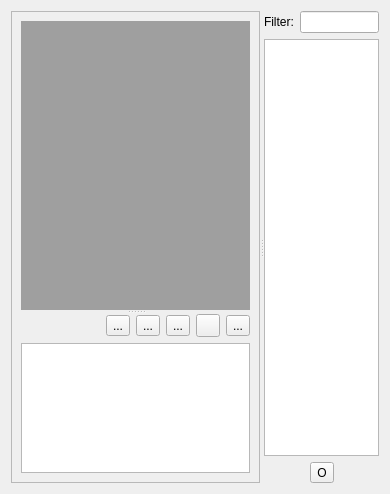
<?xml version="1.0" encoding="UTF-8"?>
<ui version="4.0">
 <class>grass_mdi</class>
 <widget class="QWidget" name="grass_mdi">
  <property name="geometry">
   <rect>
    <x>0</x>
    <y>0</y>
    <width>390</width>
    <height>494</height>
   </rect>
  </property>
  <property name="windowTitle">
   <string>Form</string>
  </property>
  <layout class="QVBoxLayout" name="verticalLayout_3">
   <item>
    <widget class="QSplitter" name="splitter_2">
     <property name="orientation">
      <enum>Qt::Horizontal</enum>
     </property>
     <widget class="QFrame" name="frame">
      <property name="frameShape">
       <enum>QFrame::StyledPanel</enum>
      </property>
      <property name="frameShadow">
       <enum>QFrame::Raised</enum>
      </property>
      <layout class="QVBoxLayout" name="verticalLayout_2">
       <item>
        <widget class="QSplitter" name="splitter">
         <property name="orientation">
          <enum>Qt::Vertical</enum>
         </property>
         <widget class="QMdiArea" name="grassTools">
          <property name="sizePolicy">
           <sizepolicy hsizetype="Expanding" vsizetype="Expanding">
            <horstretch>0</horstretch>
            <verstretch>0</verstretch>
           </sizepolicy>
          </property>
          <property name="minimumSize">
           <size>
            <width>0</width>
            <height>0</height>
           </size>
          </property>
          <property name="maximumSize">
           <size>
            <width>16777215</width>
            <height>16777215</height>
           </size>
          </property>
          <property name="contextMenuPolicy">
           <enum>Qt::DefaultContextMenu</enum>
          </property>
          <property name="verticalScrollBarPolicy">
           <enum>Qt::ScrollBarAsNeeded</enum>
          </property>
          <property name="horizontalScrollBarPolicy">
           <enum>Qt::ScrollBarAsNeeded</enum>
          </property>
          <property name="activationOrder">
           <enum>QMdiArea::StackingOrder</enum>
          </property>
          <property name="tabsMovable">
           <bool>true</bool>
          </property>
         </widget>
         <widget class="QWidget" name="verticalLayoutWidget">
          <layout class="QVBoxLayout" name="verticalLayout">
           <item>
            <layout class="QHBoxLayout" name="horizontalLayout">
             <item>
              <spacer name="horizontalSpacer">
               <property name="orientation">
                <enum>Qt::Horizontal</enum>
               </property>
               <property name="sizeHint" stdset="0">
                <size>
                 <width>40</width>
                 <height>20</height>
                </size>
               </property>
              </spacer>
             </item>
             <item>
              <widget class="QToolButton" name="zoom_in">
               <property name="toolTip">
                <string>Increase font size</string>
               </property>
               <property name="text">
                <string>...</string>
               </property>
               <property name="icon">
                <iconset resource="../resources.qrc">
                 <normaloff>:/icons/qtui/icons/mActionIncreaseFont.svg</normaloff>:/icons/qtui/icons/mActionIncreaseFont.svg</iconset>
               </property>
               <property name="autoRepeat">
                <bool>true</bool>
               </property>
              </widget>
             </item>
             <item>
              <widget class="QToolButton" name="zoom_out">
               <property name="toolTip">
                <string>Decrease font size</string>
               </property>
               <property name="text">
                <string>...</string>
               </property>
               <property name="icon">
                <iconset resource="../resources.qrc">
                 <normaloff>:/icons/qtui/icons/mActionDecreaseFont.svg</normaloff>:/icons/qtui/icons/mActionDecreaseFont.svg</iconset>
               </property>
               <property name="autoRepeat">
                <bool>true</bool>
               </property>
              </widget>
             </item>
             <item>
              <widget class="QToolButton" name="selectAll">
               <property name="toolTip">
                <string>Select all</string>
               </property>
               <property name="text">
                <string>...</string>
               </property>
               <property name="icon">
                <iconset resource="../resources.qrc">
                 <normaloff>:/icons/qtui/icons/maximize.svg</normaloff>:/icons/qtui/icons/maximize.svg</iconset>
               </property>
              </widget>
             </item>
             <item>
              <widget class="QToolButton" name="copy">
               <property name="toolTip">
                <string>Copy selection</string>
               </property>
               <property name="text">
                <string/>
               </property>
               <property name="icon">
                <iconset resource="../resources.qrc">
                 <normaloff>:/icons/qtui/icons/copy.svg</normaloff>:/icons/qtui/icons/copy.svg</iconset>
               </property>
              </widget>
             </item>
             <item>
              <widget class="QToolButton" name="clear">
               <property name="toolTip">
                <string>Clear all</string>
               </property>
               <property name="text">
                <string>...</string>
               </property>
               <property name="icon">
                <iconset resource="../resources.qrc">
                 <normaloff>:/icons/qtui/icons/eraser.svg</normaloff>:/icons/qtui/icons/eraser.svg</iconset>
               </property>
              </widget>
             </item>
            </layout>
           </item>
           <item>
            <widget class="QTextEdit" name="gis_tool_report"/>
           </item>
          </layout>
         </widget>
        </widget>
       </item>
      </layout>
     </widget>
     <widget class="QWidget" name="verticalLayoutWidget_2">
      <layout class="QVBoxLayout" name="grass_layers_layout">
       <item>
        <layout class="QHBoxLayout" name="horizontalLayout_3">
         <item>
          <widget class="QLabel" name="filterLineEdit_label">
           <property name="toolTip">
            <string>Filter GRASS Layers</string>
           </property>
           <property name="text">
            <string>Filter:</string>
           </property>
          </widget>
         </item>
         <item>
          <widget class="QLineEdit" name="filterLineEdit">
           <property name="toolTip">
            <string>filter matching string</string>
           </property>
          </widget>
         </item>
        </layout>
       </item>
       <item>
        <widget class="QTableWidget" name="grass_layers"/>
       </item>
       <item>
        <layout class="QHBoxLayout" name="horizontalLayout_2">
         <item>
          <spacer name="horizontalSpacer_2">
           <property name="orientation">
            <enum>Qt::Horizontal</enum>
           </property>
           <property name="sizeHint" stdset="0">
            <size>
             <width>40</width>
             <height>20</height>
            </size>
           </property>
          </spacer>
         </item>
         <item>
          <widget class="QToolButton" name="reload_grass_layers">
           <property name="text">
            <string>O</string>
           </property>
          </widget>
         </item>
         <item>
          <spacer name="horizontalSpacer_3">
           <property name="orientation">
            <enum>Qt::Horizontal</enum>
           </property>
           <property name="sizeHint" stdset="0">
            <size>
             <width>40</width>
             <height>20</height>
            </size>
           </property>
          </spacer>
         </item>
        </layout>
       </item>
      </layout>
     </widget>
    </widget>
   </item>
  </layout>
 </widget>
 <resources>
  <include location="../resources.qrc"/>
 </resources>
 <connections/>
</ui>
